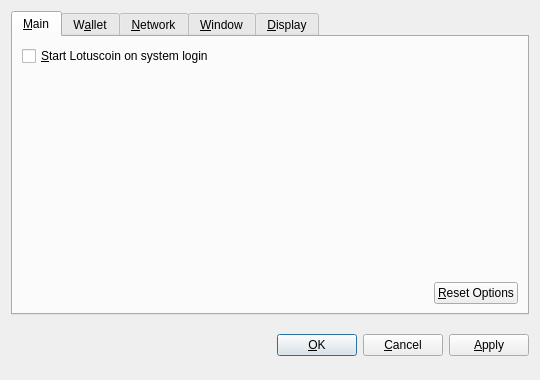
<?xml version="1.0" encoding="UTF-8"?>
<ui version="4.0">
 <class>OptionsDialog</class>
 <widget class="QDialog" name="OptionsDialog">
  <property name="geometry">
   <rect>
    <x>0</x>
    <y>0</y>
    <width>540</width>
    <height>380</height>
   </rect>
  </property>
  <property name="windowTitle">
   <string>Options</string>
  </property>
  <property name="modal">
   <bool>true</bool>
  </property>
  <layout class="QVBoxLayout" name="verticalLayout">
   <item>
    <widget class="QTabWidget" name="tabWidget">
     <property name="tabPosition">
      <enum>QTabWidget::North</enum>
     </property>
     <property name="currentIndex">
      <number>0</number>
     </property>
     <widget class="QWidget" name="tabMain">
      <attribute name="title">
       <string>&amp;Main</string>
      </attribute>
      <layout class="QVBoxLayout" name="verticalLayout_Main">
       <item>
        <widget class="QCheckBox" name="bitcoinAtStartup">
         <property name="toolTip">
          <string>Automatically start Lotuscoin after logging in to the system.</string>
         </property>
         <property name="text">
          <string>&amp;Start Lotuscoin on system login</string>
         </property>
        </widget>
       </item>
       <item>
        <spacer name="verticalSpacer_Main">
         <property name="orientation">
          <enum>Qt::Vertical</enum>
         </property>
         <property name="sizeHint" stdset="0">
          <size>
           <width>20</width>
           <height>40</height>
          </size>
         </property>
        </spacer>
       </item>
       <item>
        <layout class="QHBoxLayout" name="horizontalLayout_2_Main">
         <item>
          <spacer name="horizontalSpacer_2_Main">
           <property name="orientation">
            <enum>Qt::Horizontal</enum>
           </property>
           <property name="sizeHint" stdset="0">
            <size>
             <width>40</width>
             <height>20</height>
            </size>
           </property>
          </spacer>
         </item>
         <item>
          <widget class="QPushButton" name="resetButton">
           <property name="toolTip">
            <string>Reset all client options to default.</string>
           </property>
           <property name="text">
            <string>&amp;Reset Options</string>
           </property>
           <property name="autoDefault">
            <bool>false</bool>
           </property>
          </widget>
         </item>
        </layout>
       </item>
      </layout>
     </widget>
     <widget class="QWidget" name="tabWallet">
      <attribute name="title">
       <string>W&amp;allet</string>
      </attribute>
      <layout class="QVBoxLayout" name="verticalLayout_Network">
       <item>
        <widget class="QLabel" name="transactionFeeInfoLabel">
         <property name="text">
          <string>Optional transaction fee per kB that helps make sure your transactions are processed quickly. Most transactions are 1 kB.</string>
         </property>
         <property name="textFormat">
          <enum>Qt::PlainText</enum>
         </property>
         <property name="wordWrap">
          <bool>true</bool>
         </property>
        </widget>
       </item>
       <item>
        <layout class="QHBoxLayout" name="horizontalLayout_1_Main">
         <item>
          <widget class="QLabel" name="transactionFeeLabel">
           <property name="text">
            <string>Pay transaction &amp;fee</string>
           </property>
           <property name="textFormat">
            <enum>Qt::PlainText</enum>
           </property>
           <property name="buddy">
            <cstring>transactionFee</cstring>
           </property>
          </widget>
         </item>
         <item>
          <widget class="BitcoinAmountField" name="transactionFee"/>
         </item>
         <item>
          <spacer name="horizontalSpacer_1_Main">
           <property name="orientation">
            <enum>Qt::Horizontal</enum>
           </property>
           <property name="sizeHint" stdset="0">
            <size>
             <width>40</width>
             <height>20</height>
            </size>
           </property>
          </spacer>
         </item>
        </layout>
       </item>
       <item>
        <widget class="QLabel" name="label">
         <property name="text">
          <string>If you disable the spending of unconfirmed change, the change from a transaction cannot be used until that transaction has at least one confirmation. This also affects how your balance is computed.</string>
         </property>
         <property name="wordWrap">
          <bool>true</bool>
         </property>
        </widget>
       </item>
       <item>
        <widget class="QCheckBox" name="spendZeroConfChange">
         <property name="text">
          <string>Spend unconfirmed change  (experts only)</string>
         </property>
        </widget>
       </item>
       <item>
        <spacer name="verticalSpacer">
         <property name="orientation">
          <enum>Qt::Vertical</enum>
         </property>
         <property name="sizeHint" stdset="0">
          <size>
           <width>20</width>
           <height>40</height>
          </size>
         </property>
        </spacer>
       </item>
      </layout>
     </widget>
     <widget class="QWidget" name="tabNetwork">
      <attribute name="title">
       <string>&amp;Network</string>
      </attribute>
      <layout class="QVBoxLayout" name="verticalLayout_Network">
       <item>
        <widget class="QCheckBox" name="mapPortUpnp">
         <property name="toolTip">
          <string>Automatically open the Lotuscoin client port on the router. This only works when your router supports UPnP and it is enabled.</string>
         </property>
         <property name="text">
          <string>Map port using &amp;UPnP</string>
         </property>
        </widget>
       </item>
       <item>
        <widget class="QCheckBox" name="connectSocks">
         <property name="toolTip">
          <string>Connect to the Lotuscoin network through a SOCKS proxy (e.g. when connecting through Tor).</string>
         </property>
         <property name="text">
          <string>&amp;Connect through SOCKS proxy:</string>
         </property>
        </widget>
       </item>
       <item>
        <layout class="QHBoxLayout" name="horizontalLayout_Network">
         <item>
          <widget class="QLabel" name="proxyIpLabel">
           <property name="text">
            <string>Proxy &amp;IP:</string>
           </property>
           <property name="textFormat">
            <enum>Qt::PlainText</enum>
           </property>
           <property name="buddy">
            <cstring>proxyIp</cstring>
           </property>
          </widget>
         </item>
         <item>
          <widget class="QValidatedLineEdit" name="proxyIp">
           <property name="maximumSize">
            <size>
             <width>140</width>
             <height>16777215</height>
            </size>
           </property>
           <property name="toolTip">
            <string>IP address of the proxy (e.g. 127.0.0.1)</string>
           </property>
          </widget>
         </item>
         <item>
          <widget class="QLabel" name="proxyPortLabel">
           <property name="text">
            <string>&amp;Port:</string>
           </property>
           <property name="textFormat">
            <enum>Qt::PlainText</enum>
           </property>
           <property name="buddy">
            <cstring>proxyPort</cstring>
           </property>
          </widget>
         </item>
         <item>
          <widget class="QLineEdit" name="proxyPort">
           <property name="maximumSize">
            <size>
             <width>55</width>
             <height>16777215</height>
            </size>
           </property>
           <property name="toolTip">
            <string>Port of the proxy (e.g. 9050)</string>
           </property>
          </widget>
         </item>
         <item>
          <widget class="QLabel" name="socksVersionLabel">
           <property name="text">
            <string>SOCKS &amp;Version:</string>
           </property>
           <property name="textFormat">
            <enum>Qt::PlainText</enum>
           </property>
           <property name="buddy">
            <cstring>socksVersion</cstring>
           </property>
          </widget>
         </item>
         <item>
          <widget class="QValueComboBox" name="socksVersion">
           <property name="toolTip">
            <string>SOCKS version of the proxy (e.g. 5)</string>
           </property>
          </widget>
         </item>
         <item>
          <spacer name="horizontalSpacer_Network">
           <property name="orientation">
            <enum>Qt::Horizontal</enum>
           </property>
           <property name="sizeHint" stdset="0">
            <size>
             <width>40</width>
             <height>20</height>
            </size>
           </property>
          </spacer>
         </item>
        </layout>
       </item>
       <item>
        <spacer name="verticalSpacer_Network">
         <property name="orientation">
          <enum>Qt::Vertical</enum>
         </property>
         <property name="sizeHint" stdset="0">
          <size>
           <width>20</width>
           <height>40</height>
          </size>
         </property>
        </spacer>
       </item>
      </layout>
     </widget>
     <widget class="QWidget" name="tabWindow">
      <attribute name="title">
       <string>&amp;Window</string>
      </attribute>
      <layout class="QVBoxLayout" name="verticalLayout_Window">
       <item>
        <widget class="QCheckBox" name="minimizeToTray">
         <property name="toolTip">
          <string>Show only a tray icon after minimizing the window.</string>
         </property>
         <property name="text">
          <string>&amp;Minimize to the tray instead of the taskbar</string>
         </property>
        </widget>
       </item>
       <item>
        <widget class="QCheckBox" name="minimizeOnClose">
         <property name="toolTip">
          <string>Minimize instead of exit the application when the window is closed. When this option is enabled, the application will be closed only after selecting Quit in the menu.</string>
         </property>
         <property name="text">
          <string>M&amp;inimize on close</string>
         </property>
        </widget>
       </item>
       <item>
        <spacer name="verticalSpacer_Window">
         <property name="orientation">
          <enum>Qt::Vertical</enum>
         </property>
         <property name="sizeHint" stdset="0">
          <size>
           <width>20</width>
           <height>40</height>
          </size>
         </property>
        </spacer>
       </item>
      </layout>
     </widget>
     <widget class="QWidget" name="tabDisplay">
      <attribute name="title">
       <string>&amp;Display</string>
      </attribute>
      <layout class="QVBoxLayout" name="verticalLayout_Display">
       <item>
        <layout class="QHBoxLayout" name="horizontalLayout_1_Display">
         <item>
          <widget class="QLabel" name="langLabel">
           <property name="text">
            <string>User Interface &amp;language:</string>
           </property>
           <property name="textFormat">
            <enum>Qt::PlainText</enum>
           </property>
           <property name="buddy">
            <cstring>lang</cstring>
           </property>
          </widget>
         </item>
         <item>
          <widget class="QValueComboBox" name="lang">
           <property name="toolTip">
            <string>The user interface language can be set here. This setting will take effect after restarting Lotuscoin.</string>
           </property>
          </widget>
         </item>
        </layout>
       </item>
       <item>
        <layout class="QHBoxLayout" name="horizontalLayout_2_Display">
         <item>
          <widget class="QLabel" name="unitLabel">
           <property name="text">
            <string>&amp;Unit to show amounts in:</string>
           </property>
           <property name="textFormat">
            <enum>Qt::PlainText</enum>
           </property>
           <property name="buddy">
            <cstring>unit</cstring>
           </property>
          </widget>
         </item>
         <item>
          <widget class="QValueComboBox" name="unit">
           <property name="toolTip">
            <string>Choose the default subdivision unit to show in the interface and when sending coins.</string>
           </property>
          </widget>
         </item>
        </layout>
       </item>
       <item>
        <widget class="QCheckBox" name="displayAddresses">
         <property name="toolTip">
          <string>Whether to show Lotuscoin addresses in the transaction list or not.</string>
         </property>
         <property name="text">
          <string>&amp;Display addresses in transaction list</string>
         </property>
        </widget>
       </item>
       <item>
        <widget class="QCheckBox" name="coinControlFeatures">
         <property name="toolTip">
          <string>Whether to show coin control features or not.</string>
         </property>
         <property name="text">
          <string>Display coin &amp;control features (experts only!)</string>
         </property>
        </widget>
       </item>
       <item>
        <spacer name="verticalSpacer_Display">
         <property name="orientation">
          <enum>Qt::Vertical</enum>
         </property>
         <property name="sizeHint" stdset="0">
          <size>
           <width>20</width>
           <height>40</height>
          </size>
         </property>
        </spacer>
       </item>
      </layout>
     </widget>
    </widget>
   </item>
   <item>
    <layout class="QHBoxLayout" name="horizontalLayout_Buttons">
     <item>
      <spacer name="horizontalSpacer_1">
       <property name="orientation">
        <enum>Qt::Horizontal</enum>
       </property>
       <property name="sizeHint" stdset="0">
        <size>
         <width>40</width>
         <height>48</height>
        </size>
       </property>
      </spacer>
     </item>
     <item>
      <widget class="QLabel" name="statusLabel">
       <property name="font">
        <font>
         <weight>75</weight>
         <bold>true</bold>
        </font>
       </property>
       <property name="text">
        <string/>
       </property>
       <property name="textFormat">
        <enum>Qt::PlainText</enum>
       </property>
       <property name="wordWrap">
        <bool>true</bool>
       </property>
      </widget>
     </item>
     <item>
      <spacer name="horizontalSpacer_2">
       <property name="orientation">
        <enum>Qt::Horizontal</enum>
       </property>
       <property name="sizeHint" stdset="0">
        <size>
         <width>40</width>
         <height>48</height>
        </size>
       </property>
      </spacer>
     </item>
     <item>
      <widget class="QPushButton" name="okButton">
       <property name="text">
        <string>&amp;OK</string>
       </property>
      </widget>
     </item>
     <item>
      <widget class="QPushButton" name="cancelButton">
       <property name="text">
        <string>&amp;Cancel</string>
       </property>
       <property name="autoDefault">
        <bool>false</bool>
       </property>
      </widget>
     </item>
     <item>
      <widget class="QPushButton" name="applyButton">
       <property name="text">
        <string>&amp;Apply</string>
       </property>
       <property name="autoDefault">
        <bool>false</bool>
       </property>
      </widget>
     </item>
    </layout>
   </item>
  </layout>
 </widget>
 <customwidgets>
  <customwidget>
   <class>BitcoinAmountField</class>
   <extends>QSpinBox</extends>
   <header>bitcoinamountfield.h</header>
  </customwidget>
  <customwidget>
   <class>QValueComboBox</class>
   <extends>QComboBox</extends>
   <header>qvaluecombobox.h</header>
  </customwidget>
  <customwidget>
   <class>QValidatedLineEdit</class>
   <extends>QLineEdit</extends>
   <header>qvalidatedlineedit.h</header>
  </customwidget>
 </customwidgets>
 <resources/>
 <connections/>
</ui>
